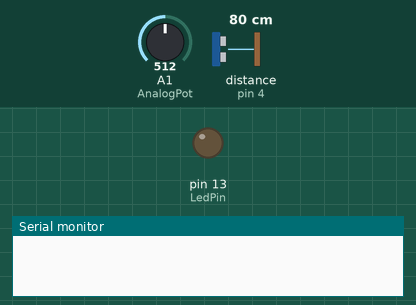
Bench run of a sketch on a simulated Arduino Uno, built with avr-gcc and run on an emulated ATmega328P. Shown: output pins drawn as LEDs (lit = HIGH), the last lines printed to the serial monitor. Wiring (inferred from the names in the program): ultrasonic range finder: trigger pin 3; echo pin 4. The test bench sets the inputs (shaded band); at power-on: A1 (AnalogPot) = 512, distance to the obstacle (sensor on pin 4) 80 cm. The echo pulse lasts 58.3 µs per cm; pins used as bus, display or sensor lines are not drawn.

Above: at 0.3 s.
At 1.4 s:
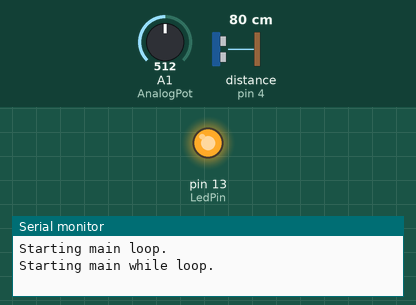
Timing chart, 0 to 2.9 s (numbered marks = the images above):
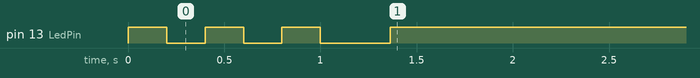

Measured:
- by itself, pin 13 (LedPin): goes LOW 0.20 s, HIGH 0.20 s, LOW 0.20 s, HIGH 0.20 s, LOW 0.36 s, then HIGH

The sketch:

SonarHC-SR04WithLCDDisp.ino
```cpp
// Tester for HC-SR04 Sonar with readout on an optional Parallax 2x16 LCD display
//
// Use an HC-SR04 'sonar' unit as a distance meter with an LCD display
// This is coded for use with an Arduino Nano
//
// Created by Mark Johnston at Mark-World.com on 20170336 from some other test code
//

// Define the pin numbers to be used for functions
const int LedPin    = 13;  // Arduino Uno and Nano use 13

const int TrigPin1  = 3;
const int EchoPin1  = 4;
const int TrigPin2  = 5;
const int EchoPin2  = 7;

#define   AnalogPot A1     // Not really required, just shows how to read an analog input


// We use the SoftwareSerial library to drive the LCD display
#include <SoftwareSerial.h>
const int DispTxPin = 2;   // Display Serial Transmit pin for LCD display
// Define a 'soft' serial port for the LCD display so the serial monitor can be used for debug or extra details as desired
SoftwareSerial displaySerial = SoftwareSerial(255, DispTxPin);

long duration;
int  cm;
int  potSetpoint;

int  loopIdx = 0;


// Parallax 2x16  unique display control is here.
// To simplify port for other display we have these routines all here
// For the actual prints to the display they are in the code so look for   displaySerial.print
//
void display_reset()
{
  displaySerial.write(12);
  delay(50);
}
void display_clearScreen()
{
    displaySerial.write(17);                 // Turn backlight on (redundant)
    displaySerial.write(128);                // place cursor at first char of top line
}
void display_cursorToSecondRowStart(void)
{
    displaySerial.write(148);                // place cursor at first char of second row
}
void display_cursorToSecondRowEnd(void)
{
    displaySerial.write(161);                // place cursor at first char of second row
}


// Helper to make code more readable when we start a reading
void sonar_sendPing(void)
{
    digitalWrite(TrigPin1, LOW);
    digitalWrite(TrigPin2, LOW);
    delayMicroseconds(4);           // No lower than 2
    digitalWrite(TrigPin1, HIGH);
    digitalWrite(TrigPin2, HIGH);
    delayMicroseconds(6);           // No lower than 5
    digitalWrite(TrigPin1, LOW);
    digitalWrite(TrigPin2, LOW);
}

// A helper to blink the pin specified (normally led) for some number of blinks of a given duration
void led_blink(int LedPin, int blinks, int milliSec)
{
  int idx;

  pinMode(LedPin, OUTPUT);    // Assure the pin is set as an output

  for (idx=0 ; idx < blinks ; idx++) {
    digitalWrite(LedPin, HIGH);
    delay(milliSec);
    digitalWrite(LedPin, LOW);
    delay(milliSec);
  }
}

void setup() {
  Serial.begin(9600);               // This is the arduino serial monitor that can be used for debug or if no LCD display

  pinMode(DispTxPin, OUTPUT);       // Used so for software serial output to LCD display we set the Tx pin for output
  pinMode(AnalogPot, INPUT);        // analog input to show how this is done (completely optional)

  led_blink(LedPin, 3, 200);        // Blink the led a few times

  // Trigger pins to Sonar device(s)
  pinMode(TrigPin1, OUTPUT);
  pinMode(TrigPin2, OUTPUT);

  // Echo pins back from Sonar device(s)
  pinMode(EchoPin1, INPUT_PULLUP);
  pinMode(EchoPin2, INPUT_PULLUP);

  displaySerial.begin(9600);
  delay(10);

  // Clear display then be sure it is lit
  display_reset();
  display_clearScreen();

  loopIdx = 0;

  delay(100);
}

void loop() {
  uint16_t rPanel_x, rPanel_y;
  uint8_t rPanel_z;

  Serial.println("Starting main loop.\n");

  loopIdx += 1;
  if (loopIdx & 1) {
    digitalWrite(LedPin, HIGH);
  } else {
    digitalWrite(LedPin, LOW);
  }

  // Initially write out to clear full display
  displaySerial.print("                                ");

  while (1) {
    duration = 0.0;

    potSetpoint = analogRead(AnalogPot);    // We don't really use this, this is just a demo for analog read

    Serial.println("Starting main while loop.\n");

    //   start out the sonar by doing a 'ping' on the transmitter
    sonar_sendPing();             // Transmits a ping on the sonar transmitter

    // Turn on LED while we wait for echo
    //digitalWrite(13, HIGH);   // turn the LED on (HIGH is the voltage level)

    // Get the echo by waiting for the sonar unit with a timeout of 200 milliseconds
    duration = pulseIn(EchoPin1, HIGH, 200000);

    //digitalWrite(13, LOW);    // turn the LED off after we got the echo result

    // convert microsec to cm
    cm = duration / 58;

    display_clearScreen();

    if (duration == 0.0) {
      //              12345678901234561234567890123456
      displaySerial.print(" No Sonar Echo!                 ");
    } else {
      //              12345678901234561234567890123456
      displaySerial.print("Sonar Distance                  ");   // Print with flushe for full display
    }
    delay(20);
    display_cursorToSecondRowStart();
    displaySerial.print(cm);
    displaySerial.print(" cm");
    display_cursorToSecondRowEnd();

    delay(1000);
  }
}
```
